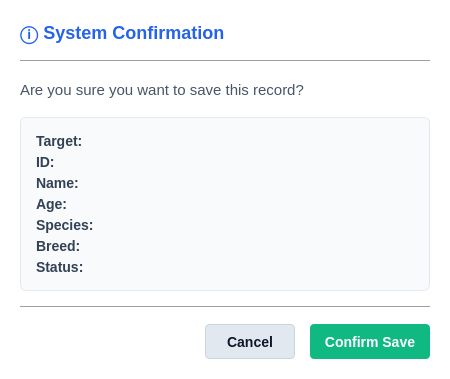
<?xml version="1.0" encoding="UTF-8"?>
<ui version="4.0">
 <class>ConfirmDialog</class>
 <widget class="QDialog" name="ConfirmDialog">
  <property name="geometry">
   <rect>
    <x>0</x>
    <y>0</y>
    <width>450</width>
    <height>379</height>
   </rect>
  </property>
  <property name="windowTitle">
   <string>System Confirmation</string>
  </property>
  <property name="styleSheet">
   <string notr="true">
QDialog {
    background-color: white;
}
   </string>
  </property>
  <layout class="QVBoxLayout" name="verticalLayout">
   <property name="spacing">
    <number>15</number>
   </property>
   <property name="leftMargin">
    <number>20</number>
   </property>
   <property name="topMargin">
    <number>20</number>
   </property>
   <property name="rightMargin">
    <number>20</number>
   </property>
   <property name="bottomMargin">
    <number>20</number>
   </property>
   <item>
    <widget class="QLabel" name="label_header">
     <property name="styleSheet">
      <string notr="true">color: #2563eb; font-size: 18px; font-weight: 500;</string>
     </property>
     <property name="text">
      <string>ⓘ System Confirmation</string>
     </property>
    </widget>
   </item>
   <item>
    <widget class="Line" name="line2">
     <property name="styleSheet">
      <string notr="true">color: #e2e8f0;</string>
     </property>
     <property name="orientation">
      <enum>Qt::Horizontal</enum>
     </property>
    </widget>
   </item>
   <item>
    <widget class="QLabel" name="label2">
     <property name="styleSheet">
      <string notr="true">color: #475569; font-size: 15px;</string>
     </property>
     <property name="text">
      <string>Are you sure you want to save this record?</string>
     </property>
     <property name="wordWrap">
      <bool>true</bool>
     </property>
    </widget>
   </item>
   <item>
    <widget class="QFrame" name="frame1">
     <property name="styleSheet">
      <string notr="true">
QFrame {
    background-color: #f8fafc;
    border: 1px solid #e2e8f0;
    border-radius: 6px;
}
QLabel {
    border: none;
    background: transparent;
    color: #334155;
    font-size: 14px;
}
      </string>
     </property>
     <layout class="QVBoxLayout" name="verticalLayout_summary">
      <property name="spacing">
       <number>5</number>
      </property>
      <property name="leftMargin">
       <number>15</number>
      </property>
      <property name="topMargin">
       <number>15</number>
      </property>
      <property name="rightMargin">
       <number>15</number>
      </property>
      <property name="bottomMargin">
       <number>15</number>
      </property>
      <item>
       <widget class="QLabel" name="target_table">
        <property name="text">
         <string>&lt;html&gt;&lt;head/&gt;&lt;body&gt;&lt;p&gt;&lt;span style=&quot; font-weight:600;&quot;&gt;Target:&lt;/span&gt;&lt;/p&gt;&lt;/body&gt;&lt;/html&gt;</string>
        </property>
       </widget>
      </item>
      <item>
       <widget class="QLabel" name="record_id">
        <property name="text">
         <string>&lt;html&gt;&lt;head/&gt;&lt;body&gt;&lt;p&gt;&lt;span style=&quot; font-weight:600;&quot;&gt;ID:&lt;/span&gt;&lt;/p&gt;&lt;/body&gt;&lt;/html&gt;</string>
        </property>
       </widget>
      </item>
      <item>
       <widget class="QLabel" name="record_name">
        <property name="text">
         <string>&lt;html&gt;&lt;head/&gt;&lt;body&gt;&lt;p&gt;&lt;span style=&quot; font-weight:600;&quot;&gt;Name:&lt;/span&gt;&lt;/p&gt;&lt;/body&gt;&lt;/html&gt;</string>
        </property>
       </widget>
      </item>
      <item>
       <widget class="QLabel" name="record_age">
        <property name="styleSheet">
         <string notr="true"/>
        </property>
        <property name="text">
         <string>&lt;html&gt;&lt;head/&gt;&lt;body&gt;&lt;p&gt;&lt;span style=&quot; font-weight:600;&quot;&gt;Age:&lt;/span&gt;&lt;/p&gt;&lt;/body&gt;&lt;/html&gt;</string>
        </property>
       </widget>
      </item>
      <item>
       <widget class="QLabel" name="record_species">
        <property name="text">
         <string>&lt;html&gt;&lt;head/&gt;&lt;body&gt;&lt;p&gt;&lt;span style=&quot; font-weight:600;&quot;&gt;Species:&lt;/span&gt;&lt;/p&gt;&lt;/body&gt;&lt;/html&gt;</string>
        </property>
       </widget>
      </item>
      <item>
       <widget class="QLabel" name="record_breed">
        <property name="text">
         <string>&lt;html&gt;&lt;head/&gt;&lt;body&gt;&lt;p&gt;&lt;span style=&quot; font-weight:600;&quot;&gt;Breed:&lt;/span&gt;&lt;/p&gt;&lt;/body&gt;&lt;/html&gt;</string>
        </property>
       </widget>
      </item>
      <item>
       <widget class="QLabel" name="record_status">
        <property name="text">
         <string>&lt;html&gt;&lt;head/&gt;&lt;body&gt;&lt;p&gt;&lt;span style=&quot; font-weight:600;&quot;&gt;Status:&lt;/span&gt;&lt;/p&gt;&lt;/body&gt;&lt;/html&gt;</string>
        </property>
       </widget>
      </item>
     </layout>
    </widget>
   </item>
   <item>
    <widget class="Line" name="line1">
     <property name="styleSheet">
      <string notr="true">color: #e2e8f0;</string>
     </property>
     <property name="orientation">
      <enum>Qt::Horizontal</enum>
     </property>
    </widget>
   </item>
   <item>
    <layout class="QHBoxLayout" name="horizontalLayout_buttons">
     <item>
      <spacer name="horizontalSpacer">
       <property name="orientation">
        <enum>Qt::Horizontal</enum>
       </property>
       <property name="sizeHint" stdset="0">
        <size>
         <width>40</width>
         <height>20</height>
        </size>
       </property>
      </spacer>
     </item>
     <item>
      <widget class="QPushButton" name="cancel_button">
       <property name="minimumSize">
        <size>
         <width>90</width>
         <height>35</height>
        </size>
       </property>
       <property name="styleSheet">
        <string notr="true">
QPushButton {
    background-color: #e2e8f0;
    color: #0f172a;
    font-weight: bold;
    font-size: 14px;
    border: 1px solid #cbd5e1;
    border-radius: 4px;
}
QPushButton:hover {
    background-color: #cbd5e1;
}
        </string>
       </property>
       <property name="text">
        <string>Cancel</string>
       </property>
      </widget>
     </item>
     <item>
      <widget class="QPushButton" name="confirm_button">
       <property name="minimumSize">
        <size>
         <width>120</width>
         <height>35</height>
        </size>
       </property>
       <property name="styleSheet">
        <string notr="true">
QPushButton {
    background-color: #10b981;
    color: white;
    font-weight: bold;
    font-size: 14px;
    border: none;
    border-radius: 4px;
}
QPushButton:hover {
    background-color: #059669;
}
        </string>
       </property>
       <property name="text">
        <string>Confirm Save</string>
       </property>
      </widget>
     </item>
    </layout>
   </item>
  </layout>
 </widget>
 <resources/>
 <connections/>
</ui>
